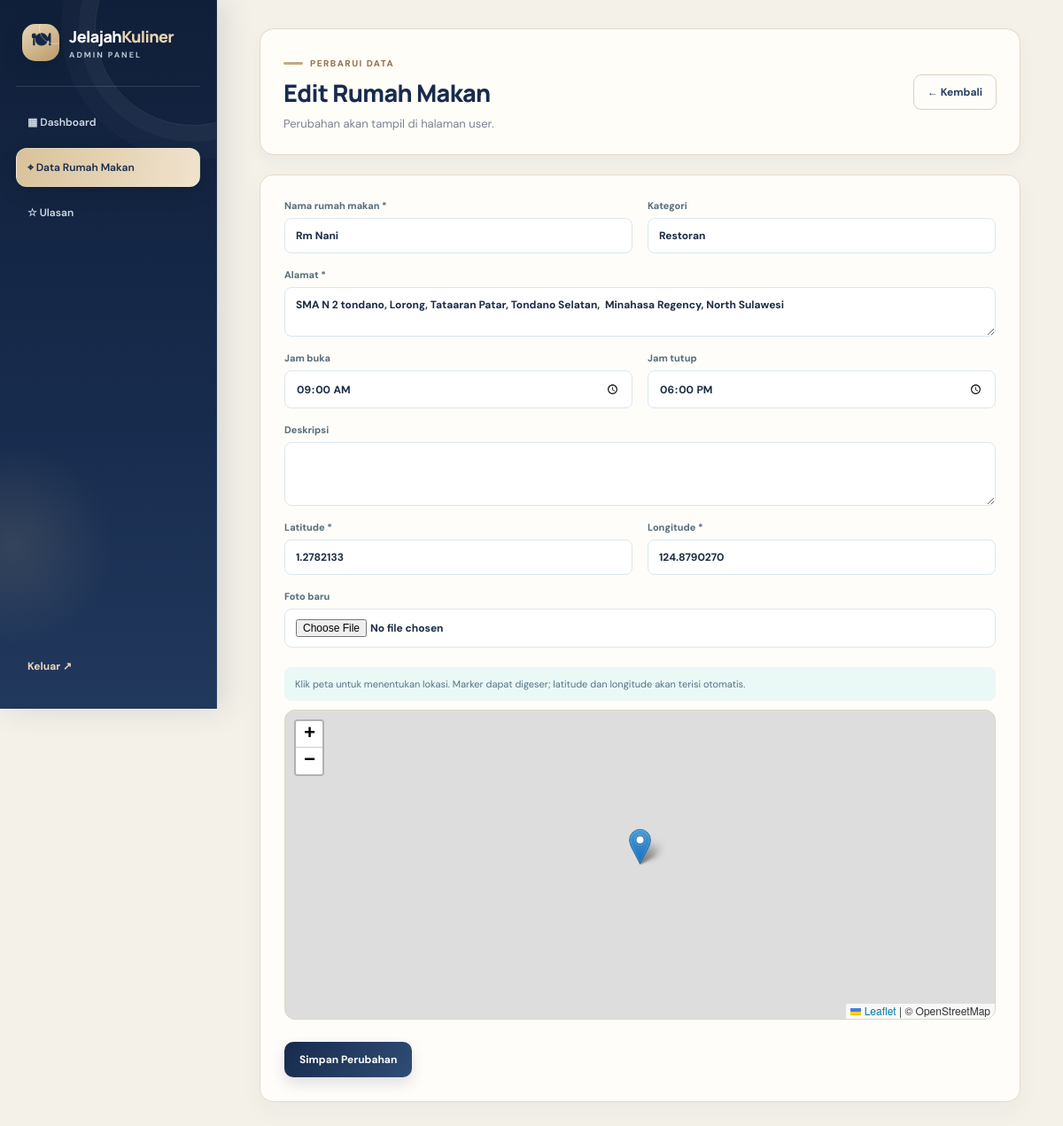
The app's page /admin/edit.php?id=3 (signed in) with its own data.
### tables this page shows
CREATE TABLE `rumah_makan` (
  `id` int(11) NOT NULL,
  `nama` varchar(150) NOT NULL,
  `alamat` text NOT NULL,
  `kategori` varchar(100) DEFAULT 'Rumah Makan',
  `deskripsi` text DEFAULT NULL,
  `jam_buka` time DEFAULT '08:00:00',
  `jam_tutup` time DEFAULT '21:00:00',
  `latitude` decimal(10,7) NOT NULL,
  `longitude` decimal(10,7) NOT NULL,
  `foto` varchar(255) DEFAULT NULL,
  `created_at` timestamp NOT NULL DEFAULT current_timestamp()
);

### koneksi.php (called while the page is built, shortened)
<?php
function e($value) {
    return htmlspecialchars((string)$value, ENT_QUOTES, 'UTF-8');
}
?>

### admin/edit.php (the view, shortened to what this page needs)
<?php
require_once 'auth.php'; require_once '../koneksi.php';
$id=filter_input(INPUT_GET,'id',FILTER_VALIDATE_INT); if(!$id) die('ID tidak valid.');
$stmt=$conn->prepare("SELECT * FROM rumah_makan WHERE id=?");$stmt->bind_param("i",$id);$stmt->execute();$r=$stmt->get_result()->fetch_assoc();if(!$r)die('Data tidak ditemukan.');
?>
<!doctype html><html lang="id"><head><meta charset="utf-8"><meta name="viewport" content="width=device-width,initial-scale=1"><title>Edit Rumah Makan</title><link rel="stylesheet" href="../assets/css/style.css"></head><body class="admin-page"><aside class="admin-sidebar"><a class="brand" href="dashboard.php"><span class="brand-icon">🍽</span><span>Jelajah<span class="brand-light">Kuliner</span><small>ADMIN PANEL</small></span></a><div class="admin-nav"><a href="dashboard.php">▦ Dashboard</a><a class="active" href="rumah_makan.php">⌖ Data Rumah Makan</a><a href="ulasan.php">☆ Ulasan</a></div><a class="logout-link" href="logout.php">Keluar ↗</a></aside>
<main class="admin-main"><header class="admin-header"><div><div class="eyebrow">PERBARUI DATA</div><h1>Edit Rumah Makan</h1><p class="muted">Perubahan akan tampil di halaman user.</p></div><a class="secondary-button" href="rumah_makan.php">← Kembali</a></header>
<form class="form-card" method="post" action="proses.php" enctype="multipart/form-data">
<div class="form-grid"><label>Nama rumah makan *<input name="nama" value="<?= e($r['nama']) ?>" required maxlength="150"></label><label>Kategori<input name="kategori" value="<?= e($r['kategori']) ?>" maxlength="100"></label><label class="wide">Alamat *<textarea name="alamat" rows="2" required><?= e($r['alamat']) ?></textarea></label><label>Jam buka<input type="time" name="jam_buka" value="<?= e($r['jam_buka']) ?>" required></label><label>Jam tutup<input type="time" name="jam_tutup" value="<?= e($r['jam_tutup']) ?>" required></label><label class="wide">Deskripsi<textarea name="deskripsi" rows="3"><?= e($r['deskripsi']) ?></textarea></label><label>Latitude *<input id="latitude" name="latitude" type="number" step="any" value="<?= e($r['latitude']) ?>" required></label><label>Longitude *<input id="longitude" name="longitude" type="number" step="any" value="<?= e($r['longitude']) ?>" required></label><label class="wide">Foto baru<input type="file" name="foto" accept="image/jpeg,image/png,image/webp"><?php if($r['foto']): ?><small>Foto saat ini: <?= e($r['foto']) ?></small><?php endif; ?></label></div>
<?php include 'form_map.php'; ?><button class="primary-button" type="submit">Simpan Perubahan</button></form></main></body></html>

### records on screen
rumah_makan: nama "Rm Nani", kategori "Restoran", alamat "SMA N 2 tondano, Lorong, Tataaran Patar, Tondano Selatan, Minahasa Regency, North Sulawesi", jam_buka "09:00:00", jam_tutup "18:00:00", latitude "1.2782133", longitude "124.8790270"
